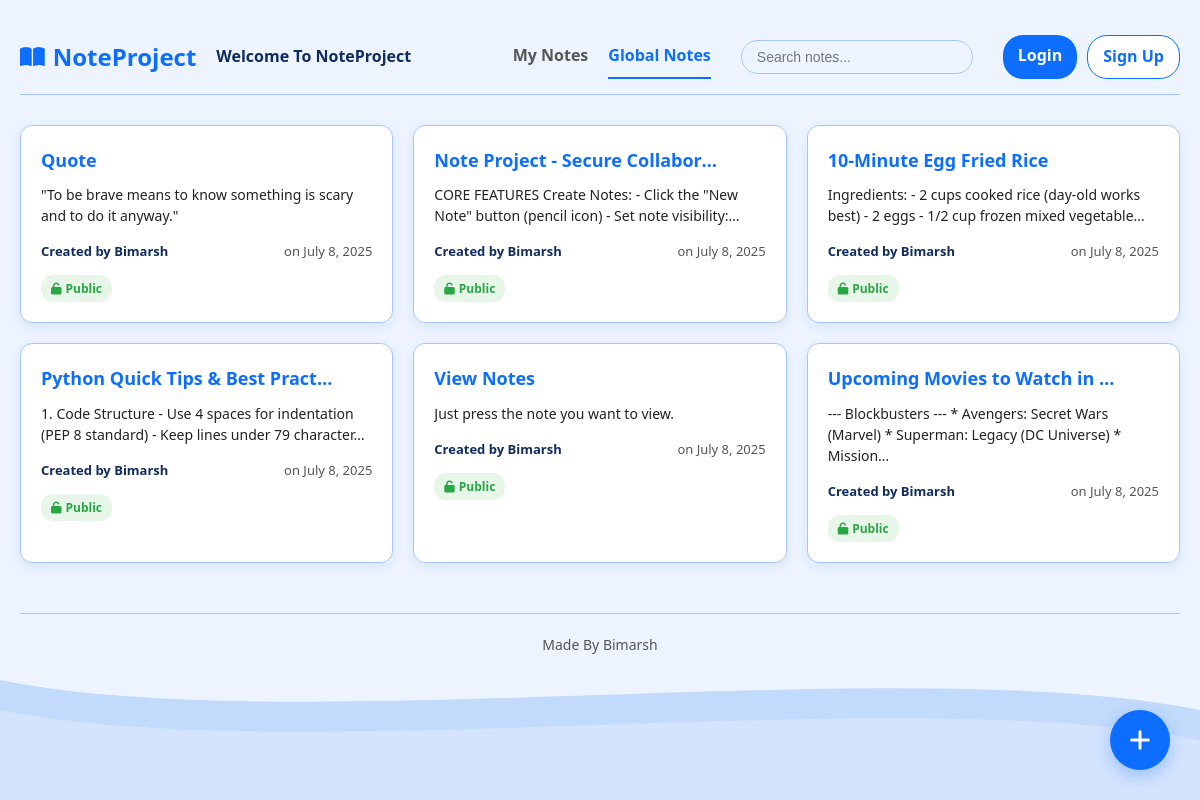
The page / on the database its author committed.
### noteapp/models.py (models this page shows, shortened)
class Note(models.Model):
    title = models.CharField(max_length=255)
    content = models.TextField()
    is_public = models.BooleanField(default=False)
    owner = models.ForeignKey(User, on_delete=models.CASCADE)
    created_at = models.DateTimeField(auto_now_add=True)
    updated_at = models.DateTimeField(auto_now=True)

### account/views.py (the view)
# urls.py: path('',views.dashboard_view,name='dashboard'),
def dashboard_view(request):
    query = request.GET.get('q')
    if request.user.is_authenticated:
        user_notes = Note.objects.filter(owner=request.user)
    else:
        user_notes = []
    global_notes = Note.objects.filter(is_public=True)
    if query:
        global_notes = global_notes.filter(title__icontains=query)
        if request.user.is_authenticated:
            user_notes = user_notes.filter(title__icontains=query)
    context = {
        'user_notes': user_notes,
        'global_notes': global_notes,
    }
    return render(request, 'dashboard.html', context)

### account/templates/dashboard.html (shortened to what this page needs)
{% extends 'layouts/index.html' %}
{% block content %}
<link rel="stylesheet" href="https://cdnjs.cloudflare.com/ajax/libs/font-awesome/6.5.0/css/all.min.css" />
<div class="app-container">
  <header class="app-header">
    <div class="logo-container" onclick="window.location.href='{% url 'dashboard' %}'">
      <div class="logo">
        <i class="fas fa-book-open logo-icon"></i>
        <span>NoteProject</span>
      </div>
      {% if user.is_authenticated %}
        <div class="welcome-message">Welcome, {{ user.username }}</div>
      {% else %}
        <div class="welcome-message">Welcome To NoteProject</div>
      {% endif %}
    </div>
    <div class="nav-container">
      <div class="nav-tabs">
        <div class="nav-tab" id="personalTabBtn">My Notes</div>
        <div class="nav-tab active" id="globalTabBtn">Global Notes</div>
      </div>
      <form method="GET" action="">
        <input type="text" class="search-bar" name="q" placeholder="Search notes..." value="{{ request.GET.q }}" id="searchInput">
      </form>
      {% if user.is_authenticated %}
        <form method="POST" action="{% url 'logout' %}">
          {% csrf_token %}
          <button type="submit" class="logout-btn">
            <i class="fas fa-sign-out-alt"></i>
            Logout
          </button>
        </form>
      {% else %}
        <div style="display: flex; gap: 10px;">
          <a href="{% url 'login' %}" class="login-prompt-btn" style="padding: 8px 15px; border-radius: 20px; background: var(--primary); color: white; text-decoration: none; font-weight: 600;">
            Login
          </a>
          <a href="{% url 'register' %}" class="login-prompt-btn" style="padding: 8px 15px; border-radius: 20px; background: white; color: var(--primary); border: 1px solid var(--primary); text-decoration: none; font-weight: 600;">
            Sign Up
          </a>
        </div>
      {% endif %}
    </div>
  </header>
  <main>
    <div id="globalNotesTab">
      <div class="notes-grid" id="globalNotesGrid">
        {% if global_notes %}
          {% for note in global_notes %}
          <div class="note-card" onclick="window.location.href='#viewNote{{ note.id }}'">
            <h3 class="note-title">{{ note.title }}</h3>
            <p class="note-content">{{ note.content|truncatechars:100 }}</p>
            <div class="note-meta">
              <span class="note-author">Created by {{ note.owner.username }}</span>
              <span class="note-date">on {{ note.created_at|date:"F j, Y" }}</span>
            </div>
            <div class="note-status public">
              <i class="fas fa-unlock"></i> Public
            </div>
          </div>
          {% endfor %}
        {% endif %}
      </div>
    </div>
  </main>
  <footer class="app-footer">
    Made By Bimarsh
  </footer>
</div>
<div class="bottom-wave" aria-hidden="true">
  <svg viewBox="0 0 1440 150" preserveAspectRatio="none" width="100%" height="150" xmlns="http://www.w3.org/2000/svg">
    <path fill="#c2dafb" d="M0,30 C360,90 1080,0 1440,60 L1440,150 L0,150 Z"></path>
    <path fill="#dce9ff" d="M0,60 C360,120 1080,30 1440,90 L1440,150 L0,150 Z" opacity="0.7"></path>
  </svg>
</div>
{% if user.is_authenticated %}
<a href="{% url 'create_note' %}" class="fab">
  <i class="fas fa-plus"></i>
</a>
{% else %}
<a href="{% url 'login' %}" class="fab">
  <i class="fas fa-plus"></i>
</a>
{% endif %}
{% endblock %}

### account/templates/layouts/index.html (style rules this page uses)
body { margin: 0; font-family: 'Segoe UI', Tahoma, Geneva, Verdana, sans-serif; background-color: #eef4ff; color: #222; }
a { text-decoration: none; color: #0d6efd; }

### account/templates/dashboard.html (style rules this page uses)
:root { --primary: #0d6efd; --primary-light: #a6c5f7; --primary-lighter: #dce9ff; --primary-lightest: #eef4ff; --text: #222; --text-dark: #102b5d; --text-light: #555; --border: #a6c5f7; --bg: #eef4ff; --card-bg: #ffffff; --danger: #dc3545; --success: #28a745; --warning: #ffc107; }
body { background: var(--bg); font-family: 'Segoe UI', Tahoma, Geneva, Verdana, sans-serif; margin: 0; padding: 0; color: var(--text); line-height: 1.6; min-height: 100vh; position: relative; overflow-x: hidden; }
.bottom-wave { position: fixed; bottom: 0; left: 0; width: 100%; height: 150px; pointer-events: none; z-index: 1; }
.app-container { max-width: 1200px; margin: 0 auto; padding: 20px; position: relative; z-index: 2; }
.app-header { display: flex; justify-content: space-between; align-items: center; padding: 15px 0; margin-bottom: 30px; border-bottom: 1px solid var(--border); }
.logo-container { display: flex; align-items: center; gap: 10px; cursor: pointer; }
.logo { font-size: 24px; font-weight: 800; color: var(--primary); display: flex; align-items: center; gap: 8px; }
.logo-icon { font-size: 22px; }
.welcome-message { font-size: 16px; color: var(--text-dark); margin-left: 10px; font-weight: 600; }
.nav-container { display: flex; align-items: center; gap: 30px; }
.nav-tabs { display: flex; gap: 20px; }
.nav-tab { padding: 8px 0; font-weight: 600; color: var(--text-light); cursor: pointer; border-bottom: 2px solid transparent; transition: all 0.2s; }
.nav-tab.active { color: var(--primary); border-bottom-color: var(--primary); }
.search-bar { padding: 8px 15px; border: 1px solid var(--border); border-radius: 20px; font-size: 14px; width: 200px; transition: all 0.3s; background: var(--primary-lightest); }
.notes-grid { display: grid; grid-template-columns: repeat(auto-fill, minmax(280px, 1fr)); gap: 20px; margin-top: 20px; }
.note-card { background: var(--card-bg); border-radius: 12px; padding: 20px; box-shadow: 0 4px 14px rgba(13, 110, 253, 0.1); transition: all 0.2s; position: relative; border: 1px solid var(--border); cursor: pointer; }
.note-title { font-size: 18px; font-weight: 700; margin: 0 0 10px; color: var(--primary); white-space: nowrap; overflow: hidden; text-overflow: ellipsis; padding-right: 40px; }
.note-content { font-size: 14px; color: var(--text); margin: 0 0 15px; display: -webkit-box; -webkit-line-clamp: 3; -webkit-box-orient: vertical; overflow: hidden; line-height: 1.5; }
.note-meta { font-size: 13px; color: var(--text-dark); display: flex; justify-content: space-between; align-items: center; margin-bottom: 8px; }
.note-author { font-weight: 700; color: var(--text-dark); }
.note-date { color: var(--text-light); }
.note-status { font-size: 12px; padding: 4px 10px; border-radius: 12px; display: inline-flex; align-items: center; gap: 4px; margin-top: 5px; font-weight: 600; }
.public { background: #e8f5e9; color: var(--success); }
.app-footer { text-align: center; margin-top: 50px; padding: 20px 0; color: var(--text-light); font-size: 14px; border-top: 1px solid var(--border); position: relative; z-index: 2; }
.fab { position: fixed; bottom: 30px; right: 30px; width: 60px; height: 60px; border-radius: 50%; background: var(--primary); color: white; display: flex; align-items: center; justify-content: center; font-size: 24px; box-shadow: 0 6px 16px rgba(13, 110, 253, 0.3); cursor: pointer; transition: all 0.2s; z-index: 100; border: none; }

### rows shown on the page
Note: title "Quote", content "\"To be brave means to know something is scary and to do it anyway.\"", owner.username "Bimarsh", created_at "July 8, 2025"
Note: title "Note Project - Secure Collabor…", content "CORE FEATURES Create Notes: - Click the \"New Note\" button (pencil icon) - Set note visibility:…", owner.username "Bimarsh", created_at "July 8, 2025"
Note: title "10-Minute Egg Fried Rice", content "Ingredients: - 2 cups cooked rice (day-old works best) - 2 eggs - 1/2 cup frozen mixed vegetable…", owner.username "Bimarsh", created_at "July 8, 2025"
Note: title "Python Quick Tips & Best Prac…", content "1. Code Structure - Use 4 spaces for indentation (PEP 8 standard) - Keep lines under 79 character…", owner.username "Bimarsh", created_at "July 8, 2025"
Note: title "View Notes", content "Just press the note you want to view.", owner.username "Bimarsh", created_at "July 8, 2025"
Note: title "Upcoming Movies to Watch in…", content "--- Blockbusters --- * Avengers: Secret Wars (Marvel) * Superman: Legacy (DC Universe) * Mission…", owner.username "Bimarsh", created_at "July 8, 2025"
